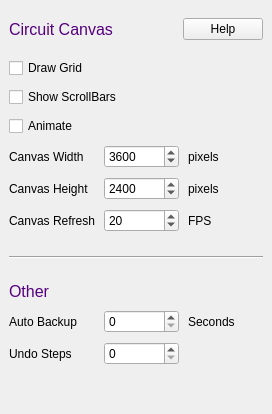
       <widget class="QWidget" name="circTab">
        <attribute name="title">
         <string>Circuit</string>
        </attribute>
        <layout class="QVBoxLayout" name="verticalLayout_3">
         <property name="spacing">
          <number>9</number>
         </property>
         <property name="leftMargin">
          <number>9</number>
         </property>
         <property name="topMargin">
          <number>9</number>
         </property>
         <property name="rightMargin">
          <number>9</number>
         </property>
         <property name="bottomMargin">
          <number>9</number>
         </property>
         <item>
          <layout class="QHBoxLayout" name="horizontalLayout_8">
           <property name="topMargin">
            <number>9</number>
           </property>
           <property name="bottomMargin">
            <number>9</number>
           </property>
           <item>
            <widget class="QLabel" name="label_8">
             <property name="sizePolicy">
              <sizepolicy hsizetype="Preferred" vsizetype="Preferred">
               <horstretch>0</horstretch>
               <verstretch>0</verstretch>
              </sizepolicy>
             </property>
             <property name="font">
              <font>
               <family>Ubuntu</family>
               <pointsize>12</pointsize>
               <weight>50</weight>
               <italic>false</italic>
               <bold>false</bold>
              </font>
             </property>
             <property name="styleSheet">
              <string notr="true">font: 12pt &quot;Ubuntu&quot;; color: rgb(85, 0, 127)</string>
             </property>
             <property name="text">
              <string>Circuit Canvas</string>
             </property>
             <property name="alignment">
              <set>Qt::AlignLeading|Qt::AlignLeft|Qt::AlignVCenter</set>
             </property>
            </widget>
           </item>
           <item>
            <widget class="QPushButton" name="helpButton1">
             <property name="sizePolicy">
              <sizepolicy hsizetype="Fixed" vsizetype="Fixed">
               <horstretch>0</horstretch>
               <verstretch>0</verstretch>
              </sizepolicy>
             </property>
             <property name="text">
              <string>Help</string>
             </property>
             <property name="autoDefault">
              <bool>false</bool>
             </property>
            </widget>
           </item>
          </layout>
         </item>
         <item>
          <widget class="QCheckBox" name="drawGrid">
           <property name="text">
            <string>Draw Grid</string>
           </property>
          </widget>
         </item>
         <item>
          <widget class="QCheckBox" name="showScroll">
           <property name="text">
            <string>Show ScrollBars</string>
           </property>
          </widget>
         </item>
         <item>
          <widget class="QCheckBox" name="animate">
           <property name="text">
            <string>Animate</string>
           </property>
          </widget>
         </item>
         <item>
          <layout class="QHBoxLayout" name="horizontalLayout_16">
           <item>
            <widget class="QLabel" name="label_21">
             <property name="text">
              <string>Canvas Width</string>
             </property>
            </widget>
           </item>
           <item>
            <widget class="QSpinBox" name="canvasWidth">
             <property name="minimumSize">
              <size>
               <width>75</width>
               <height>0</height>
              </size>
             </property>
             <property name="maximumSize">
              <size>
               <width>75</width>
               <height>16777215</height>
              </size>
             </property>
             <property name="minimum">
              <number>1</number>
             </property>
             <property name="maximum">
              <number>10000</number>
             </property>
             <property name="value">
              <number>3600</number>
             </property>
            </widget>
           </item>
           <item>
            <widget class="QLabel" name="label_22">
             <property name="sizePolicy">
              <sizepolicy hsizetype="Fixed" vsizetype="Preferred">
               <horstretch>0</horstretch>
               <verstretch>0</verstretch>
              </sizepolicy>
             </property>
             <property name="minimumSize">
              <size>
               <width>75</width>
               <height>0</height>
              </size>
             </property>
             <property name="maximumSize">
              <size>
               <width>75</width>
               <height>16777215</height>
              </size>
             </property>
             <property name="text">
              <string>pixels</string>
             </property>
            </widget>
           </item>
          </layout>
         </item>
         <item>
          <layout class="QHBoxLayout" name="horizontalLayout_17">
           <item>
            <widget class="QLabel" name="label_23">
             <property name="text">
              <string>Canvas Height</string>
             </property>
            </widget>
           </item>
           <item>
            <widget class="QSpinBox" name="canvasHeight">
             <property name="minimumSize">
              <size>
               <width>75</width>
               <height>0</height>
              </size>
             </property>
             <property name="maximumSize">
              <size>
               <width>75</width>
               <height>16777215</height>
              </size>
             </property>
             <property name="minimum">
              <number>1</number>
             </property>
             <property name="maximum">
              <number>10000</number>
             </property>
             <property name="value">
              <number>2400</number>
             </property>
            </widget>
           </item>
           <item>
            <widget class="QLabel" name="label_24">
             <property name="sizePolicy">
              <sizepolicy hsizetype="Fixed" vsizetype="Preferred">
               <horstretch>0</horstretch>
               <verstretch>0</verstretch>
              </sizepolicy>
             </property>
             <property name="minimumSize">
              <size>
               <width>75</width>
               <height>0</height>
              </size>
             </property>
             <property name="maximumSize">
              <size>
               <width>75</width>
               <height>16777215</height>
              </size>
             </property>
             <property name="text">
              <string>pixels</string>
             </property>
            </widget>
           </item>
          </layout>
         </item>
         <item>
          <layout class="QHBoxLayout" name="horizontalLayout_12">
           <item>
            <widget class="QLabel" name="label_16">
             <property name="text">
              <string>Canvas Refresh</string>
             </property>
            </widget>
           </item>
           <item>
            <widget class="QSpinBox" name="fps">
             <property name="minimumSize">
              <size>
               <width>75</width>
               <height>0</height>
              </size>
             </property>
             <property name="maximumSize">
              <size>
               <width>75</width>
               <height>16777215</height>
              </size>
             </property>
             <property name="minimum">
              <number>1</number>
             </property>
             <property name="maximum">
              <number>100</number>
             </property>
             <property name="value">
              <number>20</number>
             </property>
            </widget>
           </item>
           <item>
            <widget class="QLabel" name="label_17">
             <property name="sizePolicy">
              <sizepolicy hsizetype="Fixed" vsizetype="Preferred">
               <horstretch>0</horstretch>
               <verstretch>0</verstretch>
              </sizepolicy>
             </property>
             <property name="minimumSize">
              <size>
               <width>75</width>
               <height>0</height>
              </size>
             </property>
             <property name="maximumSize">
              <size>
               <width>75</width>
               <height>16777215</height>
              </size>
             </property>
             <property name="text">
              <string>FPS</string>
             </property>
            </widget>
           </item>
          </layout>
         </item>
         <item>
          <widget class="Line" name="line_3">
           <property name="minimumSize">
            <size>
             <width>0</width>
             <height>32</height>
            </size>
           </property>
           <property name="orientation">
            <enum>Qt::Horizontal</enum>
           </property>
          </widget>
         </item>
         <item>
          <widget class="QLabel" name="label_15">
           <property name="sizePolicy">
            <sizepolicy hsizetype="Preferred" vsizetype="Fixed">
             <horstretch>0</horstretch>
             <verstretch>0</verstretch>
            </sizepolicy>
           </property>
           <property name="font">
            <font>
             <family>Ubuntu</family>
             <pointsize>12</pointsize>
             <weight>50</weight>
             <italic>false</italic>
             <bold>false</bold>
            </font>
           </property>
           <property name="styleSheet">
            <string notr="true">font: 12pt &quot;Ubuntu&quot;; color: rgb(85, 0, 127)</string>
           </property>
           <property name="text">
            <string>Other</string>
           </property>
           <property name="alignment">
            <set>Qt::AlignLeading|Qt::AlignLeft|Qt::AlignVCenter</set>
           </property>
          </widget>
         </item>
         <item>
          <layout class="QHBoxLayout" name="horizontalLayout_11">
           <item>
            <widget class="QLabel" name="stepLabel_3">
             <property name="text">
              <string>Auto Backup</string>
             </property>
            </widget>
           </item>
           <item>
            <widget class="QSpinBox" name="backup">
             <property name="minimumSize">
              <size>
               <width>75</width>
               <height>0</height>
              </size>
             </property>
             <property name="maximumSize">
              <size>
               <width>75</width>
               <height>16777215</height>
              </size>
             </property>
             <property name="minimum">
              <number>0</number>
             </property>
             <property name="maximum">
              <number>999</number>
             </property>
            </widget>
           </item>
           <item>
            <widget class="QLabel" name="label_18">
             <property name="sizePolicy">
              <sizepolicy hsizetype="Fixed" vsizetype="Preferred">
               <horstretch>0</horstretch>
               <verstretch>0</verstretch>
              </sizepolicy>
             </property>
             <property name="minimumSize">
              <size>
               <width>75</width>
               <height>0</height>
              </size>
             </property>
             <property name="maximumSize">
              <size>
               <width>75</width>
               <height>16777215</height>
              </size>
             </property>
             <property name="text">
              <string>Seconds</string>
             </property>
            </widget>
           </item>
          </layout>
         </item>
         <item>
          <layout class="QHBoxLayout" name="horizontalLayout_18">
           <item>
            <widget class="QLabel" name="stepLabel_4">
             <property name="text">
              <string>Undo Steps</string>
             </property>
            </widget>
           </item>
           <item>
            <widget class="QSpinBox" name="undo_steps">
             <property name="minimumSize">
              <size>
               <width>75</width>
               <height>0</height>
              </size>
             </property>
             <property name="maximumSize">
              <size>
               <width>75</width>
               <height>16777215</height>
              </size>
             </property>
             <property name="minimum">
              <number>0</number>
             </property>
             <property name="maximum">
              <number>999</number>
             </property>
            </widget>
           </item>
           <item>
            <widget class="QLabel" name="label_26">
             <property name="sizePolicy">
              <sizepolicy hsizetype="Fixed" vsizetype="Preferred">
               <horstretch>0</horstretch>
               <verstretch>0</verstretch>
              </sizepolicy>
             </property>
             <property name="minimumSize">
              <size>
               <width>75</width>
               <height>0</height>
              </size>
             </property>
             <property name="maximumSize">
              <size>
               <width>75</width>
               <height>16777215</height>
              </size>
             </property>
             <property name="text">
              <string notr="true"> </string>
             </property>
            </widget>
           </item>
          </layout>
         </item>
         <item>
          <spacer name="verticalSpacer_2">
           <property name="orientation">
            <enum>Qt::Vertical</enum>
           </property>
           <property name="sizeHint" stdset="0">
            <size>
             <width>20</width>
             <height>40</height>
            </size>
           </property>
          </spacer>
         </item>
        </layout>
       </widget>
